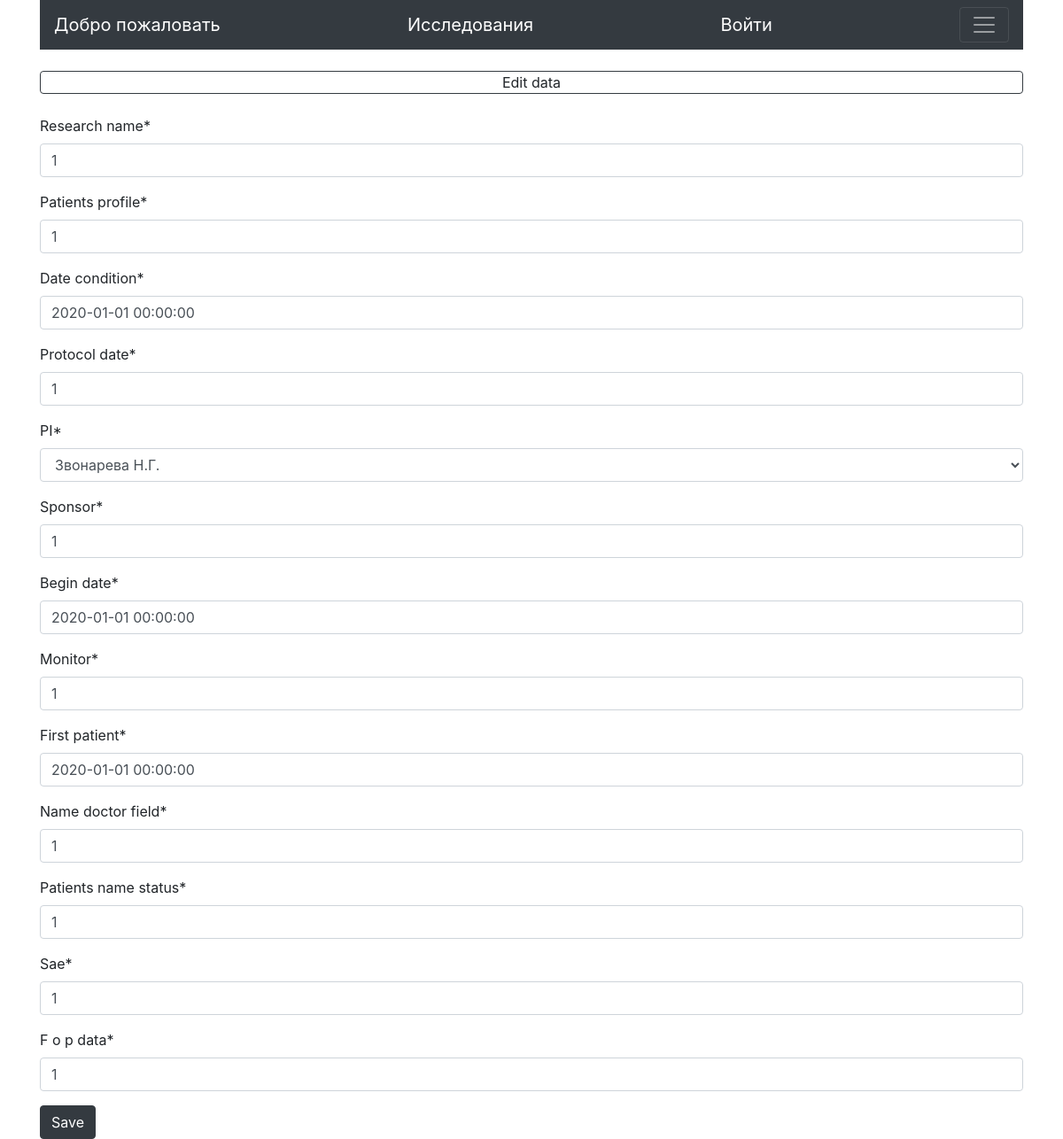
Screenshot of /data/edit_clinic/3 with the database file from the repository.
### data/models.py (models this page shows, shortened)
class Clinic(models.Model):
    research_name = models.CharField(max_length=256)
    patients_profile = models.CharField(max_length=256)
    date_condition = models.DateTimeField()
    protocol_date = models.CharField(max_length=128)  # дата и номер протокола ДФЦ утверждения
    PI = models.PositiveIntegerField(choices=mch.PI_mentors)
    sponsor = models.CharField(max_length=256)
    begin_date = models.DateTimeField()
    monitor = models.CharField(max_length=256)
    first_patient = models.DateTimeField()  # date of registration of the first patient
    name_doctor_field = models.CharField(max_length=512)  # name with access to research
    patients_name_status = models.CharField(max_length=512)  # Patients and their current status
    sae = models.CharField(max_length=512)
    update = models.DateTimeField(auto_now_add=True)
    f_o_p_data = models.CharField(max_length=256)

### data/views.py (the view)
# urls.py: path('edit_clinic/<int:pk>', views.EditClinic.as_view(), name='edit_clinic'),
class EditClinic(UpdateView):
    template_name = 'edit-data.html'
    model = Clinic
    fields = 'research_name', 'patients_profile', 'date_condition', 'protocol_date', 'PI', 'sponsor', 'begin_date', \
             'monitor', 'first_patient', 'name_doctor_field', 'patients_name_status', 'sae', 'f_o_p_data'
    success_url = reverse_lazy('data:clinical_research')

### data/templatetags/active_tab.py (called while the page is built)
@register.filter
def active(path, url_name):
    if path == reverse(url_name):
        return 'active'
    return ''

### data/templates/edit-data.html (shortened to what this page needs)
{% extends 'base.html' %}
{% load crispy_forms_filters %}
{% block content %}
    <br><div class="d-flex justify-content-center border border-dark rounded">Edit data</div><br>
 	<form method="post">
 		{{ form|crispy }}
 		<button class="btn btn-dark" type="submit">Save</button>
 	</form>
{% endblock content %}

### rows the page displays
Clinic: research_name "1", patients_profile "1", date_condition "2020-01-01 00:00:00", protocol_date "1", PI "Звонарева Н.Г.", sponsor "1", begin_date "2020-01-01 00:00:00", monitor "1", first_patient "2020-01-01 00:00:00", name_doctor_field "1", patients_name_status "1", sae "1", f_o_p_data "1"
